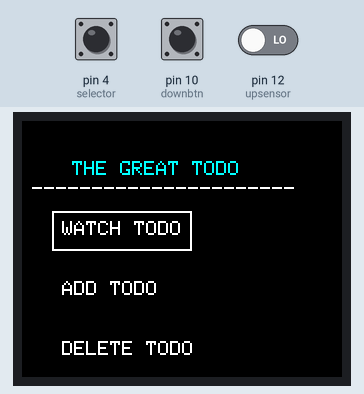
The sketch below on a simulated Arduino Uno, built with avr-gcc and run on an emulated ATmega328P. Shown: 160×128 colour display. Inputs (shaded band) come from the test bench; at power-on: pin 12 (upsensor) LOW, pin 4 (selector) LOW, pin 10 (downbtn) HIGH. EEPROM starts erased.

Above: at 1.5 s.
1.6 s: pin 12 (upsensor) driven HIGH
At 1.74 s:
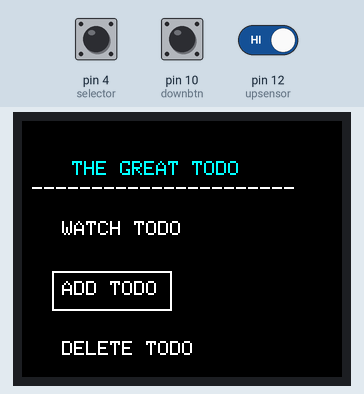
3.8 s: pin 4 (selector) pulled HIGH for 0.15 s
At 4.37 s:
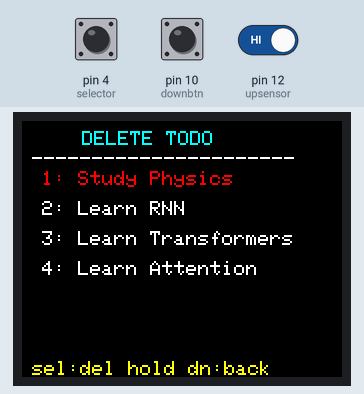
6.6 s: pin 4 (selector) pulled HIGH for 0.15 s
At 7.41 s:
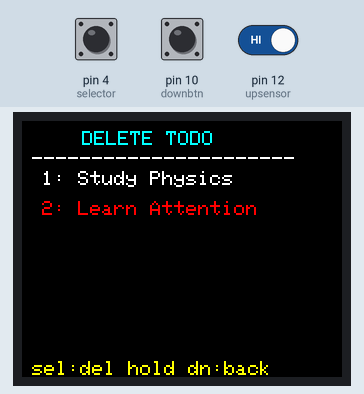
9.5 s: pin 10 (downbtn) pulled LOW for 1 s
At 10.97 s:
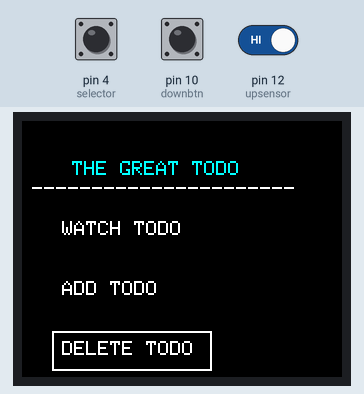
13.5 s: pin 4 (selector) pulled HIGH for 1 s
At 15.2 s:
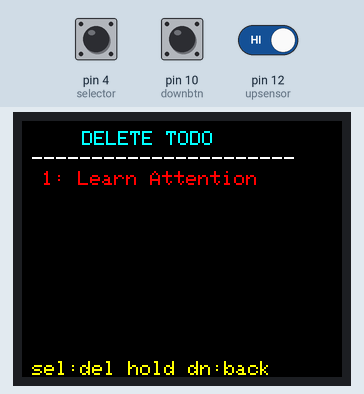
16.3 s: pin 4 (selector) pulled HIGH for 3.2 s
At 20.13 s:
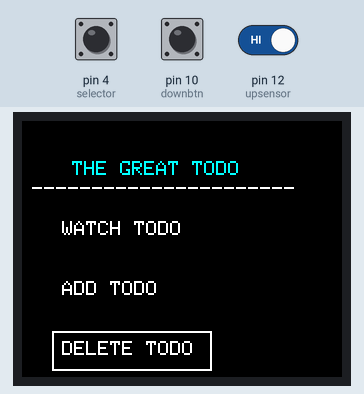
Timing chart, 0 to 21.6 s (numbered marks = the images above; inputs shaded):
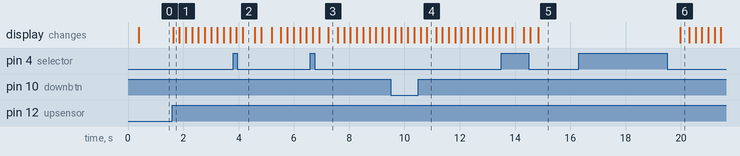

Measured:
- after the input at 1.6 s, the display: changes at once (image 1)
- after the input at 3.8 s, the display: first differs from a run without the input after 0.35 s (image 2)
- after the input at 9.5 s, the display: first differs from a run without the input after 1.3 s (image 4)
- after the input at 13.5 s, the display: first differs from a run without the input after 0.39 s (image 5 shows a later state)
- after the input at 16.3 s, the display: changes after 3.7 s (image 6)
- what the display in image 2 shows lasts 0.4 s, from 4.2 s to 4.6 s

The sketch:

the_great_todo.ino
```cpp
#include <Adafruit_ST7735.h>
#include <Adafruit_GFX.h>
#include <EEPROM.h>

const int TFT_RES = 5;
const int TFT_DC = 7;
const int TFT_CS = 6;

const int upsensor = 12;
const int selector = 4;
const int downbtn = 10;

int screenMode = 0;

const int MAX_TODOS = 20;
String todos[MAX_TODOS];
int numTodos = 0;

char chars[] = " ABCDEFGHIJKLMNOPQRSTUVWXYZ0123456789!@#$%";
int currentCharIndex = 0;
String currentTodo = "";

bool inADDTODO = false;
bool inDELETETODO = false;
int deleteIndex = 0;

long selectorPressStart = 0;
bool selectorHeld = false;

long downbtnPressStart = 0;
bool downbtnHeld = false;

Adafruit_ST7735 tft = Adafruit_ST7735(TFT_CS, TFT_DC, TFT_RES);

void saveTodosToEEPROM() {
  int addr = 0;
  EEPROM.write(addr++, numTodos);
  for (int i = 0; i < numTodos; i++) {
    for (int j = 0; j < todos[i].length(); j++) {
      EEPROM.write(addr++, todos[i][j]);
    }
    EEPROM.write(addr++, '\0');
  }
}

void loadTodosFromEEPROM() {
  int addr = 0;
  int n = EEPROM.read(addr++);
  if (n < 0 || n > MAX_TODOS) return;
  numTodos = n;
  for (int i = 0; i < numTodos; i++) {
    todos[i] = "";
    char c;
    while ((c = EEPROM.read(addr++)) != '\0') {
      todos[i] += c;
    }
  }
}

void setup() {
  pinMode(upsensor, INPUT);
  pinMode(selector, INPUT);
  pinMode(downbtn, INPUT_PULLUP);
  Serial.begin(9600);
  tft.initR(INITR_GREENTAB);
  loadTodosFromEEPROM();
  if (numTodos == 0) {
    todos[0] = "Study Physics";
    todos[1] = "Learn RNN";
    todos[2] = "Learn Transformers";
    todos[3] = "Learn Attention";
    numTodos = 4;
    saveTodosToEEPROM();
  }
  mainMenu();
  gotoWATCHTODO();
}

void loop() {
  int upsensor_state = digitalRead(upsensor);
  int selector_state = digitalRead(selector);
  int downbtn_state = digitalRead(downbtn);

  if (!inADDTODO && !inDELETETODO) {
    if (upsensor_state == 1) {
      screenMode++;
      if (screenMode > 2) screenMode = 0;
      mainMenu();
      if (screenMode == 0) { gotoWATCHTODO(); delay(200); }
      if (screenMode == 1) { gotoADDTODO();   delay(200); }
      if (screenMode == 2) { gotoDELETETODO(); delay(200); }
    }
    if (downbtn_state == 0) {
      screenMode--;
      delay(200);
      if (screenMode < 0) screenMode = 2;
      mainMenu();
      if (screenMode == 0) { gotoWATCHTODO(); }
      if (screenMode == 1) { gotoADDTODO(); }
      if (screenMode == 2) { gotoDELETETODO(); }
    }
    if (screenMode == 0 && selector_state == 1) { watchTodos(); delay(200); }
    if (screenMode == 1 && selector_state == 1) {
      inADDTODO = true;
      currentTodo = "";
      currentCharIndex = 0;
      addTODO();
      delay(400);
    }
    if (screenMode == 2 && selector_state == 1) {
      inDELETETODO = true;
      deleteIndex = 0;
      deleteTODOScreen();
      delay(400);
    }
  }

  if (inADDTODO) {
    if (upsensor_state == 1) {
      currentCharIndex++;
      delay(200);
      if (currentCharIndex > sizeof(chars) - 2) currentCharIndex = 0;
      tft.fillRect(38, 100, 20, 10, ST77XX_BLACK);
      tft.setCursor(38, 100);
      tft.print(chars[currentCharIndex]);
    }

    if (downbtn_state == 0 && !downbtnHeld) {
      downbtnPressStart = millis();
      downbtnHeld = true;
    }
    if (downbtn_state == 1 && downbtnHeld) {
      long dur = millis() - downbtnPressStart;
      downbtnHeld = false;
      if (dur > 800) {
        if (currentTodo.length() > 0) {
          currentTodo.remove(currentTodo.length() - 1);
          tft.fillRect(15, 55, 100, 18, ST77XX_BLACK);
          tft.setCursor(17, 60);
          tft.print(currentTodo);
        }
      } else {
        currentCharIndex--;
        if (currentCharIndex < 0) currentCharIndex = sizeof(chars) - 2;
        tft.fillRect(38, 100, 20, 10, ST77XX_BLACK);
        tft.setCursor(38, 100);
        tft.print(chars[currentCharIndex]);
      }
    }

    if (selector_state == 1 && !selectorHeld) {
      selectorPressStart = millis();
      selectorHeld = true;
    }
    if (selector_state == 0 && selectorHeld) {
      long dur = millis() - selectorPressStart;
      selectorHeld = false;
      if (dur > 800) {
        if (numTodos < MAX_TODOS && currentTodo.length() > 0) {
          todos[numTodos] = currentTodo;
          numTodos++;
          saveTodosToEEPROM();
        }
        inADDTODO = false;
        currentTodo = "";
        currentCharIndex = 0;
        screenMode = 0;
        mainMenu();
        gotoWATCHTODO();
        delay(300);
      } else {
        currentTodo += chars[currentCharIndex];
        tft.fillRect(15, 55, 100, 18, ST77XX_BLACK);
        tft.setCursor(17, 60);
        tft.print(currentTodo);
      }
    }
  }

  if (inDELETETODO) {
    if (upsensor_state == 1) {
      deleteIndex--;
      if (deleteIndex < 0) deleteIndex = numTodos - 1;
      deleteTODOScreen();
      delay(200);
    }

    if (downbtn_state == 0 && !downbtnHeld) {
      downbtnPressStart = millis();
      downbtnHeld = true;
    }
    if (downbtn_state == 1 && downbtnHeld) {
      long dur = millis() - downbtnPressStart;
      downbtnHeld = false;
      if (dur > 800) {
        inDELETETODO = false;
        screenMode = 2;
        mainMenu();
        gotoDELETETODO();
        delay(300);
      } else {
        deleteIndex++;
        if (deleteIndex >= numTodos) deleteIndex = 0;
        deleteTODOScreen();
      }
    }

    if (selector_state == 1 && !selectorHeld) {
      selectorPressStart = millis();
      selectorHeld = true;
    }
    if (selector_state == 0 && selectorHeld) {
      long dur = millis() - selectorPressStart;
      selectorHeld = false;
      if (dur > 800) {  // Long press - exit delete mode
        inDELETETODO = false;
        screenMode = 2;
        mainMenu();
        gotoDELETETODO();
        delay(300);
      } else {  // Short press - delete the selected todo
        for (int i = deleteIndex; i < numTodos - 1; i++) {
          todos[i] = todos[i + 1];
        }
        numTodos--;
        saveTodosToEEPROM();
        if (deleteIndex >= numTodos && deleteIndex > 0) deleteIndex--;
        if (numTodos == 0) {
          inDELETETODO = false;
          screenMode = 2;
          mainMenu();
          gotoDELETETODO();
        } else {
          deleteTODOScreen();
        }
        delay(300);
      }
    }
  }
}

void mainMenu() {
  tft.fillScreen(ST77XX_BLACK);
  tft.setRotation(1);
  tft.setTextSize(1);
  tft.setTextColor(ST77XX_CYAN);
  tft.setCursor(25, 20);
  tft.print("THE GREAT TODO");
  tft.setTextColor(ST77XX_WHITE);
  tft.setCursor(5, 30);
  tft.print("----------------------");
  tft.setCursor(20, 50);
  tft.print("WATCH TODO");
  tft.setCursor(20, 80);
  tft.print("ADD TODO");
  tft.setCursor(20, 110);
  tft.print("DELETE TODO");
}

void gotoWATCHTODO()  { tft.drawRect(15, 45,  70, 20, ST77XX_WHITE); }
void gotoADDTODO()    { tft.drawRect(15, 75,  60, 20, ST77XX_WHITE); }
void gotoDELETETODO() { tft.drawRect(15, 105, 80, 20, ST77XX_WHITE); }

void watchTodos() {
  tft.fillScreen(ST77XX_BLACK);
  tft.setRotation(1);
  tft.setTextSize(1);
  tft.setTextColor(ST77XX_WHITE);
  for (int i = 0; i < numTodos; i++) {
    tft.setCursor(10, 20 + (i * 15));
    tft.print(i + 1);
    tft.print(": ");
    tft.print(todos[i]);
  }
}

void addTODO() {
  tft.fillScreen(ST77XX_BLACK);
  tft.setRotation(1);
  tft.setTextColor(ST77XX_CYAN);
  tft.setTextSize(1);
  tft.setCursor(40, 25);
  tft.print("ADD TODO");
  tft.setTextColor(ST77XX_WHITE);
  tft.setCursor(1, 35);
  tft.print("-------------------------");
  tft.drawRect(15, 55, 100, 20, ST77XX_WHITE);
  tft.setCursor(2, 100);
  tft.print("Char: ");
  tft.setCursor(38, 100);
  tft.print(chars[currentCharIndex]);
  tft.setCursor(2, 110);
  tft.print("hold sel:save dn:bksp");
}

void deleteTODOScreen() {
  tft.fillScreen(ST77XX_BLACK);
  tft.setRotation(1);
  tft.setTextSize(1);
  tft.setTextColor(ST77XX_CYAN);
  tft.setCursor(30, 5);
  tft.print("DELETE TODO");
  tft.setTextColor(ST77XX_WHITE);
  tft.setCursor(5, 15);
  tft.print("----------------------");
  for (int i = 0; i < numTodos; i++) {
    tft.setTextColor(i == deleteIndex ? ST77XX_RED : ST77XX_WHITE);
    tft.setCursor(10, 25 + (i * 15));
    tft.print(i + 1);
    tft.print(": ");
    tft.print(todos[i]);
  }
  tft.setTextColor(ST77XX_YELLOW);
  tft.setCursor(5, 120);
  tft.print("sel:del hold dn:back");
}
```
